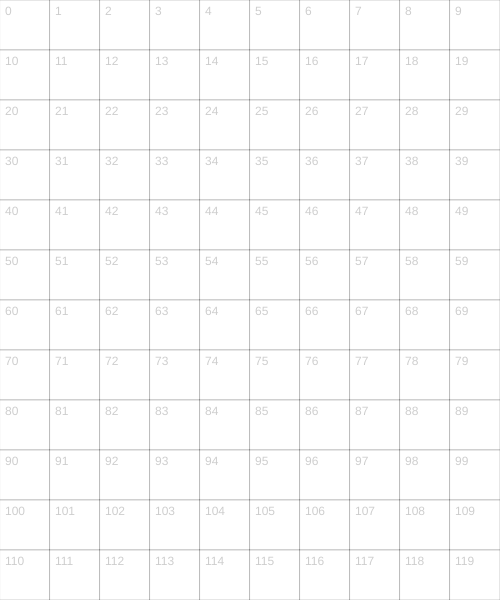
Frame 1 (no input)
Frame 60 (no input): identical to frame 1, image omitted
Frame 120 (the mouse pressed at the canvas centre since frame 60): identical to frame 1, image omitted

The p5.js sketch that drew this single still picture (run headless with seeded random() and noise() and a simulated clock; from frame 60 on, the mouse is pressed at the canvas centre):

// p5.js sketch
// ── sketch.js
let RESOLUTION = 50;
let rows, cols;

function setup() {
  createCanvas(500, 600);
  rows = ceil(width / RESOLUTION);
  cols = ceil(height / RESOLUTION);
}

function draw() {
  background(255);

  for (let y = 0; y < cols; y++) {
    for (let x = 0; x < rows; x++) {
      let index = x + y * rows; // ***

      push();
      
      // draw the rectangles
      translate(x * RESOLUTION, y * RESOLUTION);
      stroke(0,50);
      rect(0, 0, RESOLUTION, RESOLUTION);
      fill(0,50);
      noStroke();
      text(index, 5, 15);

      pop();
    }
  }
}
